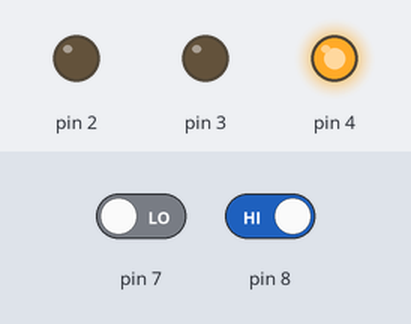
The sketch below on a simulated Arduino Uno, built with avr-gcc and run on an emulated ATmega328P. On the bench: output pins drawn as LEDs (lit = HIGH). Dashed ring = blinking. The inputs (shaded band) are chosen by the test bench; at power-on: pin 7 LOW, pin 8 HIGH.

Above: at 1.2 s.
1.3 s: pin 7 driven HIGH
At 1.92 s:
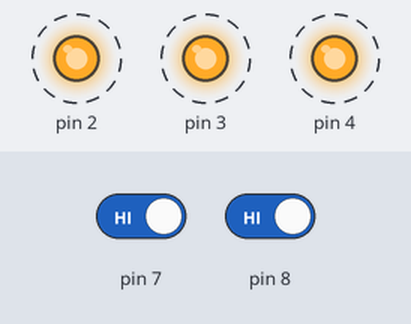
4.3 s: pin 8 driven LOW
At 5.5 s:
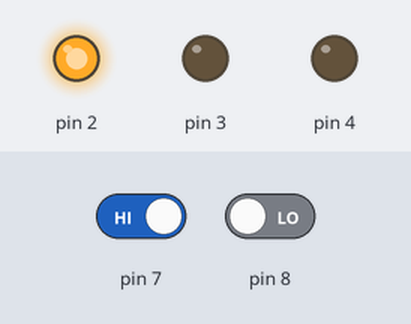
5.8 s: pin 8 driven HIGH
At 5.92 s:
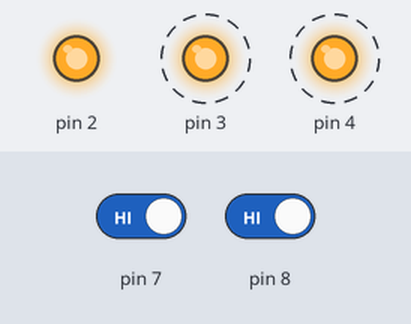
8.8 s: pin 7 driven LOW
At 10.1 s:
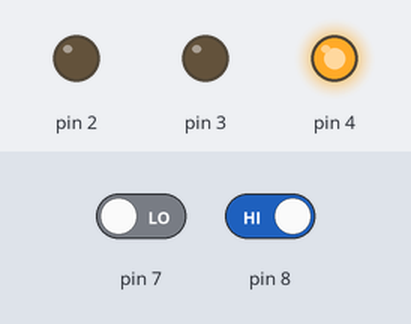
Timing chart, 0 to 11.3 s (numbered marks = the images above; inputs shaded):
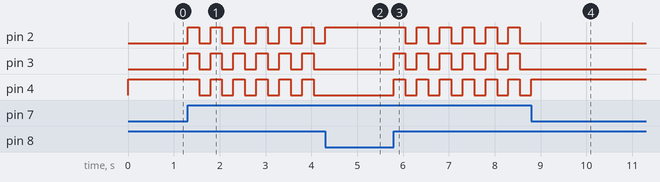

Measured:
- after the input at 1.3 s, pin 2, pin 3: alternates HIGH for 0.25 s and LOW for 0.25 s, starting at once; pin 4: alternates HIGH for 0.25 s and LOW for 0.25 s, starting after 0.25 s
- after the input at 4.3 s, pin 2: goes on until 4.3 s, then stays HIGH; pin 3, pin 4: stops changing and stays LOW
- after the input at 5.8 s, pin 2: alternates HIGH for 0.25 s and LOW for 0.25 s, starting after 0.25 s; pin 3, pin 4: alternates HIGH for 0.25 s and LOW for 0.25 s, starting at once
- after the input at 8.8 s, pin 2, pin 3: stops changing and stays LOW; pin 4: goes on until 8.8 s, then stays HIGH

The sketch:

practica_2b.ino
```cpp
int pulsadorderecho = 0;
int pulsadorizquierdo = 0;

void setup(){
  pinMode(2,OUTPUT);
  pinMode(3,OUTPUT);
  pinMode(4,OUTPUT);
  pinMode(7,INPUT);
  pinMode(8,INPUT);
  Serial.begin(9600);
}

void loop(){
pulsadorderecho = digitalRead(7);
pulsadorizquierdo = digitalRead(8);
  if (pulsadorderecho == HIGH && pulsadorizquierdo == LOW) {
    digitalWrite(2, HIGH);
    digitalWrite(3, LOW);
    digitalWrite(4, LOW);
  }
  else if (pulsadorderecho == LOW && pulsadorizquierdo == HIGH) {
    digitalWrite(2, LOW);
    digitalWrite(3, LOW);
    digitalWrite(4, HIGH);
  }
  else if (pulsadorderecho == HIGH && pulsadorizquierdo == HIGH) {
    digitalWrite(2, HIGH);
    digitalWrite(3, HIGH);
    digitalWrite(4, HIGH);
    delay(250);
    digitalWrite(2, LOW);
    digitalWrite(3, LOW);
    digitalWrite(4, LOW);
    delay(250);
  }
  else {
    digitalWrite(2, LOW);
    digitalWrite(3, LOW);
    digitalWrite(4, LOW);
  }
}
```
